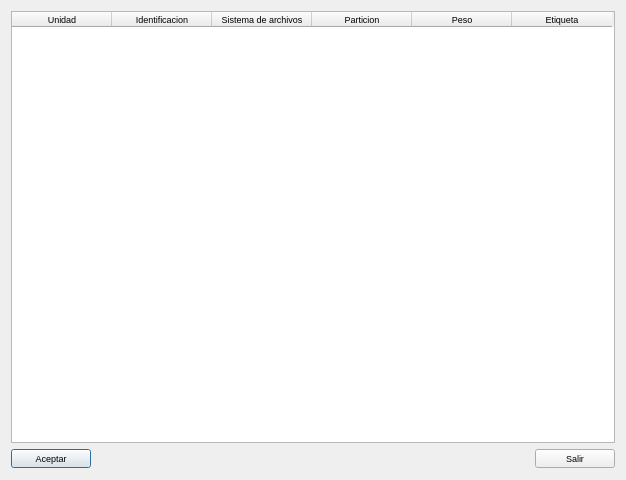
<?xml version="1.0" encoding="UTF-8"?>
<ui version="4.0">
 <class>Montaje</class>
 <widget class="QDialog" name="Montaje">
  <property name="geometry">
   <rect>
    <x>0</x>
    <y>0</y>
    <width>626</width>
    <height>480</height>
   </rect>
  </property>
  <property name="font">
   <font>
    <pointsize>7</pointsize>
   </font>
  </property>
  <property name="windowTitle">
   <string>Dialog</string>
  </property>
  <layout class="QGridLayout" name="gridLayout">
   <item row="0" column="0" colspan="3">
    <widget class="QTableWidget" name="tableWidget">
     <property name="alternatingRowColors">
      <bool>true</bool>
     </property>
     <property name="selectionBehavior">
      <enum>QAbstractItemView::SelectRows</enum>
     </property>
     <column>
      <property name="text">
       <string>Unidad</string>
      </property>
     </column>
     <column>
      <property name="text">
       <string>Identificacion</string>
      </property>
     </column>
     <column>
      <property name="text">
       <string>Sistema de archivos</string>
      </property>
     </column>
     <column>
      <property name="text">
       <string>Particion</string>
      </property>
     </column>
     <column>
      <property name="text">
       <string>Peso</string>
      </property>
     </column>
     <column>
      <property name="text">
       <string>Etiqueta</string>
      </property>
     </column>
    </widget>
   </item>
   <item row="1" column="0">
    <widget class="QPushButton" name="pushButton_8">
     <property name="text">
      <string>Aceptar</string>
     </property>
     <property name="icon">
      <iconset resource="recoverdrake.qrc">
       <normaloff>:/Imagenes/good.png</normaloff>:/Imagenes/good.png</iconset>
     </property>
    </widget>
   </item>
   <item row="1" column="1">
    <spacer name="horizontalSpacer">
     <property name="orientation">
      <enum>Qt::Horizontal</enum>
     </property>
     <property name="sizeHint" stdset="0">
      <size>
       <width>457</width>
       <height>20</height>
      </size>
     </property>
    </spacer>
   </item>
   <item row="1" column="2">
    <widget class="QPushButton" name="pushButton_7">
     <property name="text">
      <string>Salir</string>
     </property>
     <property name="icon">
      <iconset resource="recoverdrake.qrc">
       <normaloff>:/Imagenes/puerta.png</normaloff>:/Imagenes/puerta.png</iconset>
     </property>
    </widget>
   </item>
  </layout>
 </widget>
 <resources>
  <include location="recoverdrake.qrc"/>
 </resources>
 <connections/>
</ui>
